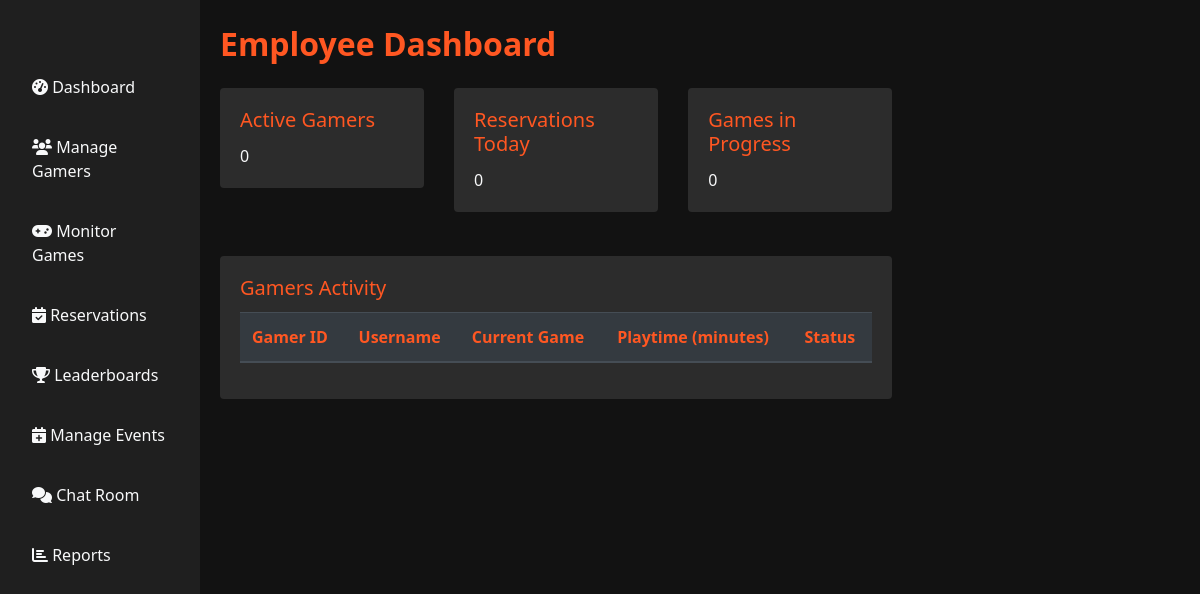
Before: /employeedashboard/ with the older database file.
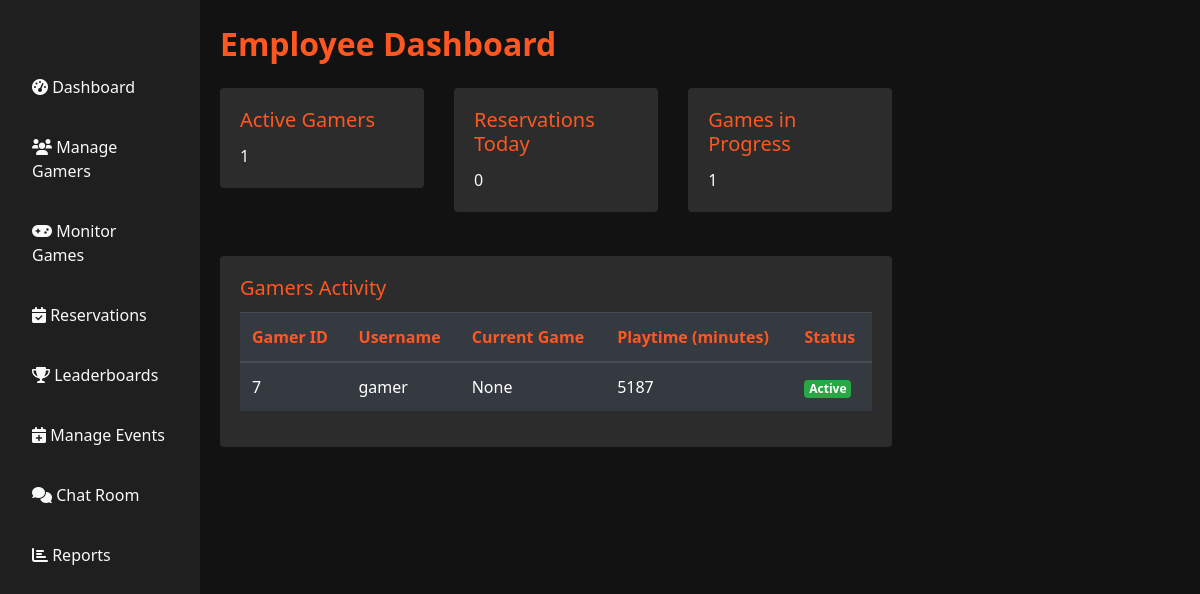
After: the same page with the newer database file.
### users/models.py (models this page shows)
class User(AbstractUser):
    ROLE_CHOICE = (
        ('GAMER', 'GAMER'),
        ('EMPLOYEE', 'EMPLOYEE'),
        ('ADMIN', 'ADMIN'),
    )
    role = models.CharField(max_length=20, choices=ROLE_CHOICE, default='GAMER')

### gamerz/models.py (models this page shows, shortened)
class OngoingGame(models.Model):
    user = models.ForeignKey(settings.AUTH_USER_MODEL, on_delete=models.CASCADE)
    station = models.ForeignKey(GamingStation, on_delete=models.CASCADE)
    game_title = models.ForeignKey(Game, on_delete=models.CASCADE, null=True)
    start_time = models.DateTimeField()
    status = models.CharField(max_length=50, choices=[('Active', 'Active'), ('Paused', 'Paused'), ('Completed', 'Completed')])

### users/views.py (the view)
# urls.py: path('employeedashboard/', views.employee_dashboard_view, name='employee'),
def employee_dashboard_view(request):
    today = timezone.now().date()
    active_gamers_count = OngoingGame.objects.filter(status='Active').count()
    reservations_today_count = Reservation.objects.filter(start_time__date=today).count()
    games_in_progress_count = OngoingGame.objects.filter(status__in=['Active', 'Paused']).count()
    gamers_activity = []
    now = timezone.now()
    ongoing_games = OngoingGame.objects.select_related('user', 'station').all()
    for game in ongoing_games:
        playtime_minutes = int((now - game.start_time).total_seconds() / 60)
        gamers_activity.append({
            'gamer_id': game.user.id,
            'username': game.user.username,
            'game_title': game.game_title,
            'playtime': playtime_minutes,
            'status': game.status,
        })
    context = {
        'active_gamers_count': active_gamers_count,
        'reservations_today_count': reservations_today_count,
        'games_in_progress_count': games_in_progress_count,
        'gamers_activity': gamers_activity,
    }
    return render(request, 'users/employee.html', context)

### templates/users/employee.html (shortened to what the changed rows need)
<!DOCTYPE html>
<html lang="en">
<head>
    <link rel="stylesheet" href="https://stackpath.bootstrapcdn.com/bootstrap/4.5.2/css/bootstrap.min.css">
    <link rel="stylesheet" href="https://cdnjs.cloudflare.com/ajax/libs/font-awesome/6.0.0-beta3/css/all.min.css">
</head>
<body>
    <div class="d-flex">
        <div class="content">
            <div class="row">
                <div class="col-lg-4 col-md-6 mb-4">
                    <div class="card">
                        <div class="card-body">
                            <h5 class="card-title">Active Gamers</h5>
                            <p class="card-text">{{ active_gamers_count }}</p>
                        </div>
                    </div>
                </div>
                <div class="col-lg-4 col-md-6 mb-4">
                    <div class="card">
                        <div class="card-body">
                            <h5 class="card-title">Games in Progress</h5>
                            <p class="card-text">{{ games_in_progress_count }}</p>
                        </div>
                    </div>
                </div>
            </div>
            <div class="card">
                <div class="card-body">
                    <table class="table table-dark table-hover">
                        <thead>
                            <tr>
                                <th>Gamer ID</th>
                                <th>Username</th>
                                <th>Current Game</th>
                                <th>Playtime (minutes)</th>
                                <th>Status</th>
                            </tr>
                        </thead>
                        <tbody>
                            {% for game in gamers_activity %}
                                <tr>
                                    <td>{{ game.gamer_id }}</td>
                                    <td>{{ game.username }}</td>
                                    <td>{{ game.game_title }}</td>
                                    <td>{{ game.playtime }}</td>
                                    <td><span class="badge {% if game.status == 'Active' %}badge-success{% elif game.status == 'Paused' %}badge-warning{% else %}badge-secondary{% endif %}">{{ game.status }}</span></td>
                                </tr>
                            {% endfor %}
                        </tbody>
                    </table>
                </div>
            </div>
        </div>
    </div>
</body>
</html>

Changed rows visible on the page:
now on this page (row unchanged): User: username "gamer"
added OngoingGame: status "Active"
Other visible differences:
{{ active_gamers_count }}: "0" → "1"
{{ games_in_progress_count }}: "0" → "1"
new list line: "7 None 5187"
